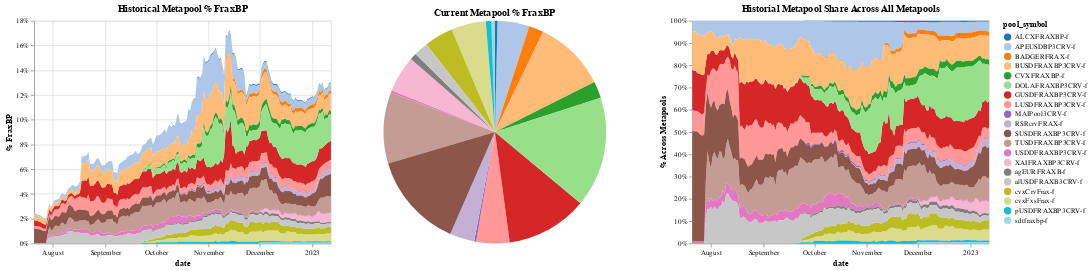

Notebook source saved alongside this figure:
### Markdown cell above
### (Chart) Metapool TVL Share 

- Segmented by pool name

### Code cell
def chart_mpool_tvl_share(): 
    x = alt.X('date:T', title="date")
    color = alt.Color("pool_symbol:N", scale=alt.Scale(range=colors_28))

    chart_share_of_fraxbp = (
        alt.Chart(d_mpool_share)
        .mark_area()
        .encode(
            x=x, 
            y=alt.Y('crvfrax_share_fraxbp:Q', axis=alt.Axis(format=",%", title="% FraxBP")), 
            color=color, 
            tooltip=["pool_symbol:N", alt.Tooltip('crvfrax_share_fraxbp:Q', format=".1%", title='% FraxBP')]
        )
        .properties(title="Historical Metapool % FraxBP")
    ) 
    chart_share_of_fraxbp_current = (
        alt.Chart(d_mpool_share_last)
        .mark_arc()
        .encode(
            theta='crvfrax_share_fraxbp:Q', 
            color=color, 
            tooltip=["pool_symbol:N", alt.Tooltip('crvfrax_share_fraxbp:Q', format=".1%", title='% FraxBP')]
        )
        .properties(title="Current Metapool % FraxBP")
    )

    chart_metapool_share = (
        alt.Chart(d_mpool_share)
        .mark_area()
        .encode(
            x=x, 
            y=alt.Y('crvfrax_share_mpools:Q', axis=alt.Axis(format=",%", title="% Across Metapools"), scale=alt.Scale(domain=[0,1])), 
            color=color, 
            tooltip=["pool_symbol:N", alt.Tooltip('crvfrax_share_mpools:Q', format=".1%", title='% Across Metapools')]
        )
        .properties(title="Historial Metapool Share Across All Metapools")
    )

    return (chart_share_of_fraxbp | chart_share_of_fraxbp_current | chart_metapool_share)

chart_mpool_tvl_share()

### Figure 1 — Vega-Lite specification as saved in the notebook (floating-point values rounded to 4 significant figures; data arrays with more than 128 entries replaced by an {"elided": "..."} marker saying what was removed)
{"config": {"view": {"continuousWidth": 400, "continuousHeight": 300}}, "hconcat": [{"data": {"name": "data-535eb27074ade09782c861dc483d038a"}, "mark": "area", "encoding": {"color": {"field": "pool_symbol", "scale": {"range": ["#1F77B4", "#AEC7E8", "#FF7F0E", "#FFBB78", "#2CA02C", "#98DF8A", "#D62728", "#FF9896", "#9467BD", "#C5B0D5", "#8C564B", "#C49C94", "#E377C2", "#F7B6D2", "#7F7F7F", "#C7C7C7", "#BCBD22", "#DBDB8D", "#17BECF", "#9EDAE5", "#780085", "#7D45E4", "#598CEC", "#3BBEA9", "#56DE52", "#A2EC55", "#DCDD5C", "#F9965B"]}, "type": "nominal"}, "tooltip": [{"field": "pool_symbol", "type": "nominal"}, {"field": "crvfrax_share_fraxbp", "format": ".1%", "title": "% FraxBP", "type": "quantitative"}], "x": {"field": "date", "title": "date", "type": "temporal"}, "y": {"axis": {"format": ",%", "title": "% FraxBP"}, "field": "crvfrax_share_fraxbp", "type": "quantitative"}}, "title": "Historical Metapool % FraxBP"}, {"data": {"name": "data-3d0073f44f4290ac04ed3743bef7b49e"}, "mark": "arc", "encoding": {"color": {"field": "pool_symbol", "scale": {"range": ["#1F77B4", "#AEC7E8", "#FF7F0E", "#FFBB78", "#2CA02C", "#98DF8A", "#D62728", "#FF9896", "#9467BD", "#C5B0D5", "#8C564B", "#C49C94", "#E377C2", "#F7B6D2", "#7F7F7F", "#C7C7C7", "#BCBD22", "#DBDB8D", "#17BECF", "#9EDAE5", "#780085", "#7D45E4", "#598CEC", "#3BBEA9", "#56DE52", "#A2EC55", "#DCDD5C", "#F9965B"]}, "type": "nominal"}, "theta": {"field": "crvfrax_share_fraxbp", "type": "quantitative"}, "tooltip": [{"field": "pool_symbol", "type": "nominal"}, {"field": "crvfrax_share_fraxbp", "format": ".1%", "title": "% FraxBP", "type": "quantitative"}]}, "title": "Current Metapool % FraxBP"}, {"data": {"name": "data-535eb27074ade09782c861dc483d038a"}, "mark": "area", "encoding": {"color": {"field": "pool_symbol", "scale": {"range": ["#1F77B4", "#AEC7E8", "#FF7F0E", "#FFBB78", "#2CA02C", "#98DF8A", "#D62728", "#FF9896", "#9467BD", "#C5B0D5", "#8C564B", "#C49C94", "#E377C2", "#F7B6D2", "#7F7F7F", "#C7C7C7", "#BCBD22", "#DBDB8D", "#17BECF", "#9EDAE5", "#780085", "#7D45E4", "#598CEC", "#3BBEA9", "#56DE52", "#A2EC55", "#DCDD5C", "#F9965B"]}, "type": "nominal"}, "tooltip": [{"field": "pool_symbol", "type": "nominal"}, {"field": "crvfrax_share_mpools", "format": ".1%", "title": "% Across Metapools", "type": "quantitative"}], "x": {"field": "date", "title": "date", "type": "temporal"}, "y": {"axis": {"format": ",%", "title": "% Across Metapools"}, "field": "crvfrax_share_mpools", "scale": {"domain": [0, 1]}, "type": "quantitative"}}, "title": "Historial Metapool Share Across All Metapools"}], "$schema": "https://vega.github.io/schema/vega-lite/v4.17.0.json", "datasets": {"data-535eb27074ade09782c861dc483d038a": {"elided": "2653 records"}, "data-3d0073f44f4290ac04ed3743bef7b49e": [{"date": "2023-01-12T00:00:00", "pool_address": "0x04b727c7e246ca70d496ecf52e6b6280f3c8077d", "crvfrax_in_mpool": 2912000.0, "crvfrax_in_all_mpools": 63020000.0, "crvfrax_share_mpools": 0.0462, "crvfrax_share_fraxbp": 0.005988, "pool_symbol": "APEUSDBP3CRV-f"}, {"date": "2023-01-12T00:00:00", "pool_address": "0x13b876c26ad6d21cb87ae459eaf6d7a1b788a113", "crvfrax_in_mpool": 1351000.0, "crvfrax_in_all_mpools": 63020000.0, "crvfrax_share_mpools": 0.02144, "crvfrax_share_fraxbp": 0.002779, "pool_symbol": "BADGERFRAX-f"}, {"date": "2023-01-12T00:00:00", "pool_address": "0x21d158d95c2e150e144c36fc64e3653b8d6c6267", "crvfrax_in_mpool": 3179000.0, "crvfrax_in_all_mpools": 63020000.0, "crvfrax_share_mpools": 0.05045, "crvfrax_share_fraxbp": 0.006538, "pool_symbol": "cvxFxsFrax-f"}, {"date": "2023-01-12T00:00:00", "pool_address": "0x31c325a01861c7dbd331a9270296a31296d797a0", "crvfrax_in_mpool": 2650000.0, "crvfrax_in_all_mpools": 63020000.0, "crvfrax_share_mpools": 0.04205, "crvfrax_share_fraxbp": 0.00545, "pool_symbol": "cvxCrvFrax-f"}, {"date": "2023-01-12T00:00:00", "pool_address": "0x326290a1b0004eee78fa6ed4f1d8f4b2523ab669", "crvfrax_in_mpool": 3340000.0, "crvfrax_in_all_mpools": 63020000.0, "crvfrax_share_mpools": 0.05299, "crvfrax_share_fraxbp": 0.006868, "pool_symbol": "XAIFRAXBP3CRV-f"}, {"date": "2023-01-12T00:00:00", "pool_address": "0x33baeda08b8afacc4d3d07cf31d49fc1f1f3e893", "crvfrax_in_mpool": 6519000.0, "crvfrax_in_all_mpools": 63020000.0, "crvfrax_share_mpools": 0.1034, "crvfrax_share_fraxbp": 0.01341, "pool_symbol": "TUSDFRAXBP3CRV-f"}, {"date": "2023-01-12T00:00:00", "pool_address": "0x3e3c6c7db23cddef80b694679aaf1bcd9517d0ae", "crvfrax_in_mpool": 324700.0, "crvfrax_in_all_mpools": 63020000.0, "crvfrax_share_mpools": 0.005153, "crvfrax_share_fraxbp": 0.0006678, "pool_symbol": "sdtfraxbp-f"}, {"date": "2023-01-12T00:00:00", "pool_address": "0x4149d1038575ce235e03e03b39487a80fd709d31", "crvfrax_in_mpool": 235500.0, "crvfrax_in_all_mpools": 63020000.0, "crvfrax_share_mpools": 0.003737, "crvfrax_share_fraxbp": 0.0004844, "pool_symbol": "ALCXFRAXBP-f"}, {"date": "2023-01-12T00:00:00", "pool_address": "0x4606326b4db89373f5377c316d3b0f6e55bc6a20", "crvfrax_in_mpool": 179600.0, "crvfrax_in_all_mpools": 63020000.0, "crvfrax_share_mpools": 0.00285, "crvfrax_share_fraxbp": 0.0003694, "pool_symbol": "USDDFRAXBP3CRV-f"}, {"date": "2023-01-12T00:00:00", "pool_address": "0x497ce58f34605b9944e6b15ecafe6b001206fd25", "crvfrax_in_mpool": 3047000.0, "crvfrax_in_all_mpools": 63020000.0, "crvfrax_share_mpools": 0.04835, "crvfrax_share_fraxbp": 0.006267, "pool_symbol": "LUSDFRAXBP3CRV-f"}, {"date": "2023-01-12T00:00:00", "pool_address": "0x4e43151b78b5fbb16298c1161fcbf7531d5f8d93", "crvfrax_in_mpool": 7453000.0, "crvfrax_in_all_mpools": 63020000.0, "crvfrax_share_mpools": 0.1183, "crvfrax_share_fraxbp": 0.01533, "pool_symbol": "GUSDFRAXBP3CRV-f"}, {"date": "2023-01-12T00:00:00", "pool_address": "0x58257e4291f95165184b4bea7793a1d6f8e7b627", "crvfrax_in_mpool": 615200.0, "crvfrax_in_all_mpools": 63020000.0, "crvfrax_share_mpools": 0.009763, "crvfrax_share_fraxbp": 0.001265, "pool_symbol": "agEURFRAXB-f"}, {"date": "2023-01-12T00:00:00", "pool_address": "0x66e335622ad7a6c9c72c98dbfcce684996a20ef9", "crvfrax_in_mpool": 184200.0, "crvfrax_in_all_mpools": 63020000.0, "crvfrax_share_mpools": 0.002923, "crvfrax_share_fraxbp": 0.0003788, "pool_symbol": "MAIPool3CRV-f"}, {"date": "2023-01-12T00:00:00", "pool_address": "0x6a6283ab6e31c2aec3fa08697a8f806b740660b2", "crvfrax_in_mpool": 2258000.0, "crvfrax_in_all_mpools": 63020000.0, "crvfrax_share_mpools": 0.03583, "crvfrax_share_fraxbp": 0.004644, "pool_symbol": "RSRcrvFRAX-f"}, {"date": "2023-01-12T00:00:00", "pool_address": "0x8fdb0bb9365a46b145db80d0b1c5c5e979c84190", "crvfrax_in_mpool": 6585000.0, "crvfrax_in_all_mpools": 63020000.0, "crvfrax_share_mpools": 0.1045, "crvfrax_share_fraxbp": 0.01354, "pool_symbol": "BUSDFRAXBP3CRV-f"}, {"date": "2023-01-12T00:00:00", "pool_address": "0xb30da2376f63de30b42dc055c93fa474f31330a5", "crvfrax_in_mpool": 1308000.0, "crvfrax_in_all_mpools": 63020000.0, "crvfrax_share_mpools": 0.02075, "crvfrax_share_fraxbp": 0.00269, "pool_symbol": "alUSDFRAXB3CRV-f"}, {"date": "2023-01-12T00:00:00", "pool_address": "0xbec570d92afb7ffc553bdd9d4b4638121000b10d", "crvfrax_in_mpool": 1524000.0, "crvfrax_in_all_mpools": 63020000.0, "crvfrax_share_mpools": 0.02419, "crvfrax_share_fraxbp": 0.003135, "pool_symbol": "CVXFRAXBP-f"}, {"date": "2023-01-12T00:00:00", "pool_address": "0xc47ebd6c0f68fd5963005d28d0ba533750e5c11b", "crvfrax_in_mpool": 503500.0, "crvfrax_in_all_mpools": 63020000.0, "crvfrax_share_mpools": 0.007989, "crvfrax_share_fraxbp": 0.001035, "pool_symbol": "pUSDFRAXBP3CRV-f"}, {"date": "2023-01-12T00:00:00", "pool_address": "0xe3c190c57b5959ae62efe3b6797058b76ba2f5ef", "crvfrax_in_mpool": 8747000.0, "crvfrax_in_all_mpools": 63020000.0, "crvfrax_share_mpools": 0.1388, "crvfrax_share_fraxbp": 0.01799, "pool_symbol": "SUSDFRAXBP3CRV-f"}, {"date": "2023-01-12T00:00:00", "pool_address": "0xe57180685e3348589e9521aa53af0bcd497e884d", "crvfrax_in_mpool": 10100000.0, "crvfrax_in_all_mpools": 63020000.0, "crvfrax_share_mpools": 0.1603, "crvfrax_share_fraxbp": 0.02078, "pool_symbol": "DOLAFRAXBP3CRV-f"}]}}
